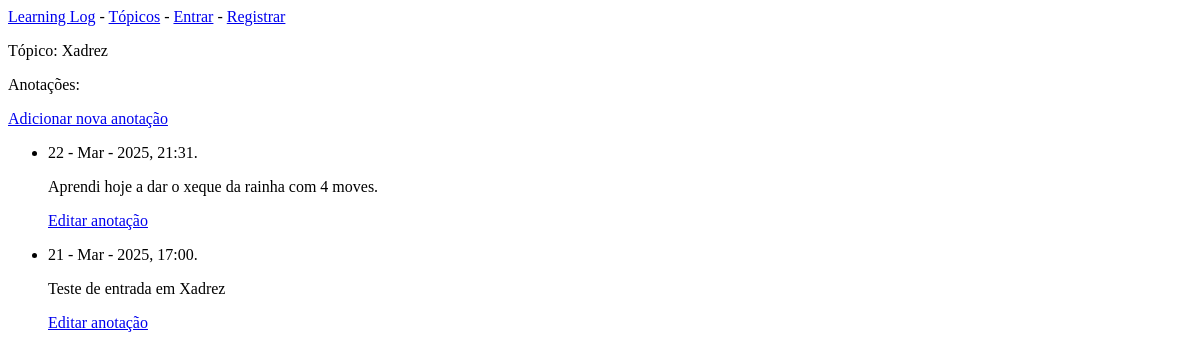
/topics/4/, run on an earlier commit of the app's database.
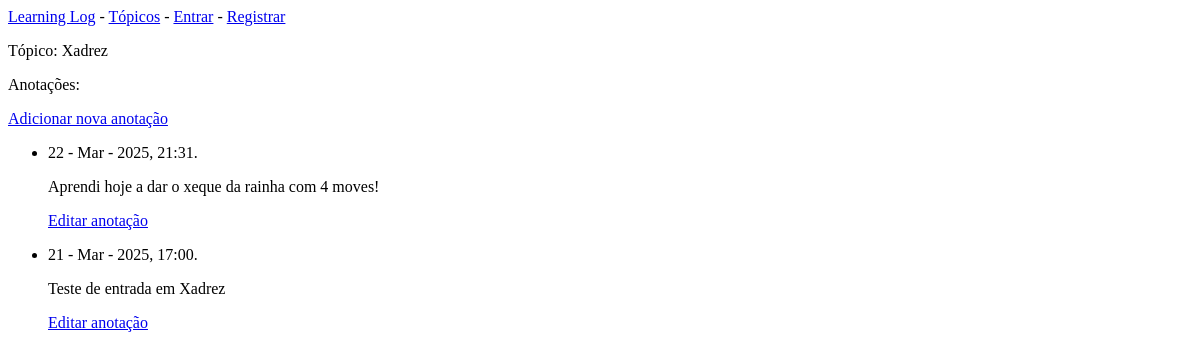
And on a later commit of the database.
### learning_logs/models.py (models this page shows, shortened)
class Entry(models.Model):
    topic = models.ForeignKey(Topic, on_delete=models.CASCADE) # Define um campo que estabelece uma relação entre as tabelas Topic e Entry
    text = models.TextField() # Define um campo de texto
    date_added = models.DateTimeField(auto_now_add=True) # Define um campo de data e hora, automaticamente preenchido com a data e hora atuais do momento da criação do objeto
    class Meta:
        verbose_name_plural = 'entries' # Define o plural de 'Entry' como 'entries', passando essa informação para que o Django não adicione um 's' ao final do nome da tabela

### learning_logs/views.py (the view)
# urls.py: path('topics/<topic_id>/', views.topic, name='topic'), # Define a URL para a página topic.html, passando o argumento topic_id para a view topic
def topic(request, topic_id):
    topic = Topic.objects.get(id=topic_id) # Busca um objeto Topic com o id passado como argumento
    entries = topic.entry_set.order_by('-date_added') # Busca todas as entradas relacionadas ao tópico e as ordena pela data de criação
    context = {'topic': topic, 'entries': entries} # Cria um dicionário com as chaves 'topic' e 'entries' e os valores topic e entries, respectivamente
    return render(request, 'learning_logs/topic.html', context) # Renderiza a página topic.html, passando o dicionário context como argumento

### learning_logs/models.py (called while the page is built)
    def __str__(self):
        return self.text # Retorna o texto do campo text

### learning_logs/templates/learning_logs/topic.html (shortened to what this page needs)
{% extends "learning_logs/base.html" %}
{% block content%}
<p>Tópico: {{ topic }}</p>
<p>Anotações: </p>
<p><a href="{% url 'new_entry' topic.id %}">Adicionar nova anotação</a></p>
<ul>
    {% for entry in entries %}
        <li>
            <p>{{ entry.date_added|date:'d - M - Y, H:i.' }}</p>
            <p>{{ entry.text|linebreaks }}</p>
            <p>
                <a href="{% url 'edit_entry' entry.id %}">Editar anotação</a>
            </p>
        </li>
        {% empty %}
        <li>Não há entradas para este tópico.</li>
    {% endfor %}
</ul>
{% endblock content %}

What changed in the data, as far as the page shows it:
changed Entry: text "Aprendi hoje a dar o xeque da rainha com 4 moves." → "Aprendi hoje a dar o xeque da rainha com 4 moves!"
